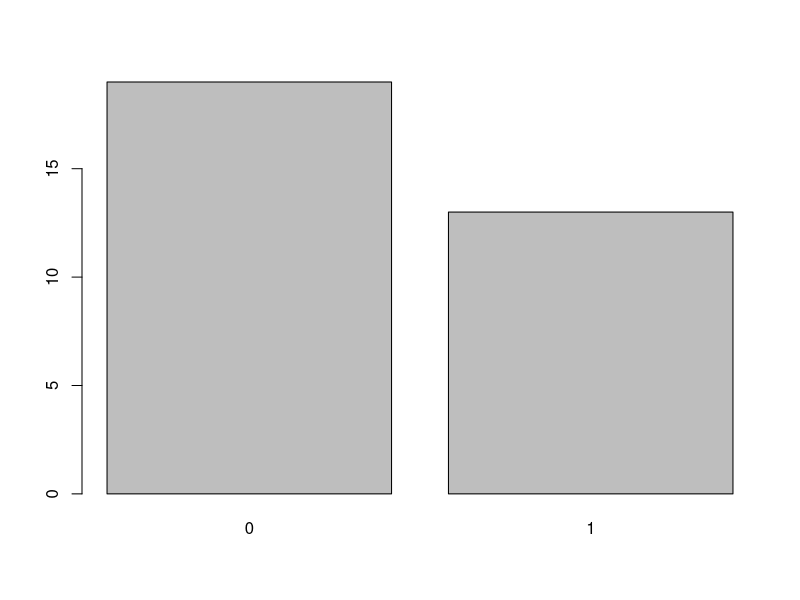
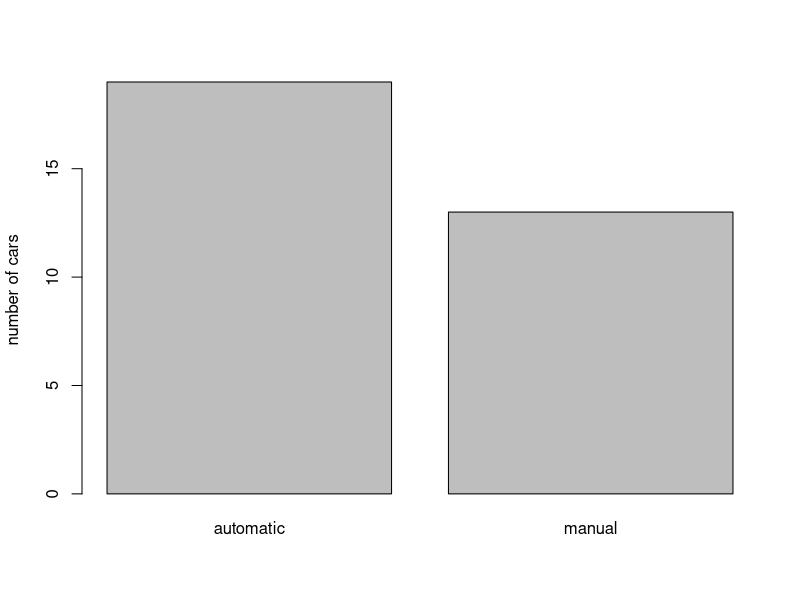
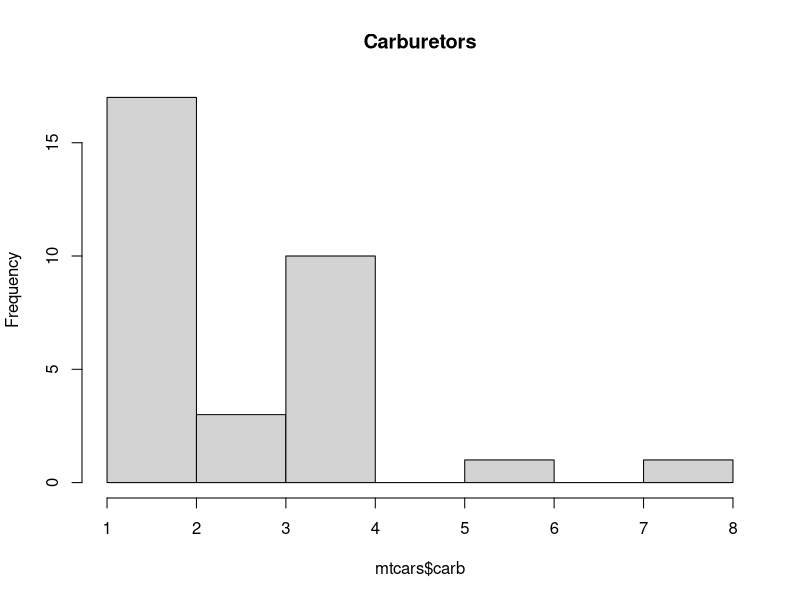
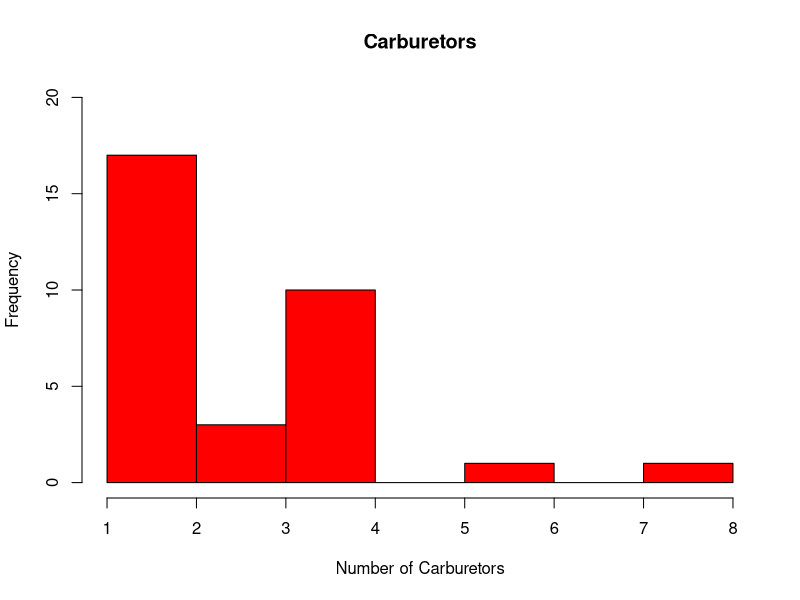
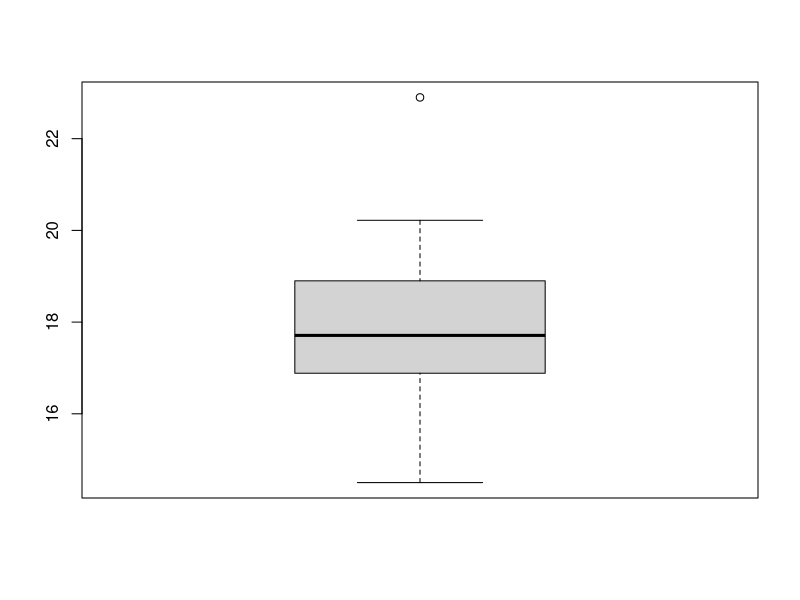

Generate these figures, in order, with R:
# RECODING VARIABLES
#Assign the value of mtcars to the new variable mtcars2
mtcars2 <- mtcars

#Assign the label "high" to mpgcategory where mpg is greater than or equal to 20
mtcars2$mpgcategory[mtcars$mpg >= 20] <- "high"

#Assign the label "low" to mpgcategory where mpg is less than 20

mtcars2$mpgcategory[mtcars$mpg < 20] <- "low"

#Assign mpgcategory as factor to mpgfactor
mtcars2$mpgfactor <- as.factor(mtcars2$mpgcategory)

# FREQUENCY TABLES
# Frequency tables show you how often a given value occurs. To look at a frequency table of the data in R, use the function table(). The top row of the output is the value, and the bottom row is the frequency of the value.

# How many of the cars have a manual transmission?
table(mtcars$am)

# What percentage of cars have 3 or 5 gears?
table(mtcars$gear)

# BARPLOTS
# The first argument of barplot() is a vector containing the heights of each bar. These heights correspond to the proportional frequencies of a desired measure in your data. You can obtain this information using the table() function.

# Assign the frequency of the mtcars variable "am" to a variable called "height"
height <- table(mtcars$am)

# Create a barplot of "height"
barplot(height)

# vector of bar heights
height <- table(mtcars$am)

# Make a vector of the names of the bars called "barnames"
barnames <- c("automatic", "manual")

# Label the y axis "number of cars" and label the bars using barnames
barplot(height, ylab = "number of cars", names.arg = barnames)

# HISTOGRAMS
# It can be useful to plot frequencies as histograms to visualize the spread of our data

# Make a histogram of the carb variable from the mtcars data set. Set the title to "Carburetors"

hist(mtcars$carb, main = "Carburetors")

# arguments to change the y-axis scale to 0 - 20, label the x-axis and colour the bars red
hist(mtcars$carb, main = "Carburetors", ylim = c(0, 20), xlab = "Number of Carburetors", col = "red")

# Q: Why did we make a bar graph of transmission (mtcars$am), but a histogram of carburetors (mtcars$carb)
# A: Because transmission is categorical, and carb is continuous

# Calculate the mean miles per gallon
mean(mtcars$mpg)

# Calculate the median miles per gallon
median(mtcars$mpg)

# There's no mode function in R
# Produce a sorted frequency table of `carb` from `mtcars`
sort(table(mtcars$carb), decreasing = TRUE)

# Get the quantiles from a variable
quantile(mtcars$qsec)

# To better visualise your data's quartiles you can create a boxplot using the function boxplot() (in the same way as you used hist() and barplot()).

# Make a boxplot of qsec
boxplot(mtcars$qsec)

# Calculate the interquartile range of qsec
IQR(mtcars$qsec)

# In the boxplot you created you can see a circle above the boxplot. This indicates an outlier. We can calculate an outlier as a value 1.5 * IQR above the third quartile, or 1.5 * IQR below the first quartile.

# We can also measure the spread of data through the standard deviation. You can calculate these using the function sd(), which takes a vector of the variable in question as its first argument.

# Find the IQR of horsepower
IQR(mtcars$hp)

# Find the standard deviation of horsepower
sd(mtcars$hp)

# Find the IQR of miles per gallon
IQR(mtcars$mpg)

# Find the standard deviation of miles per gallon
sd(mtcars$mpg)

# Mean, median and mode are all measures of the average. In a perfect normal distribution the mean, median and mode values are identical, but when the data is skewed this changes. In the the graph on the right which of the following statements are most accurate?

# We can calculate the z-score for a given value (X) as (X - mean) / standard deviation. In R you can do this with a whole variable at once by putting the variable name in the place of X

# Calculate the z-scores of mpg
X <- mtcars$mpg
m <- mean(X)
s <- sd(X)

(X - m)/s